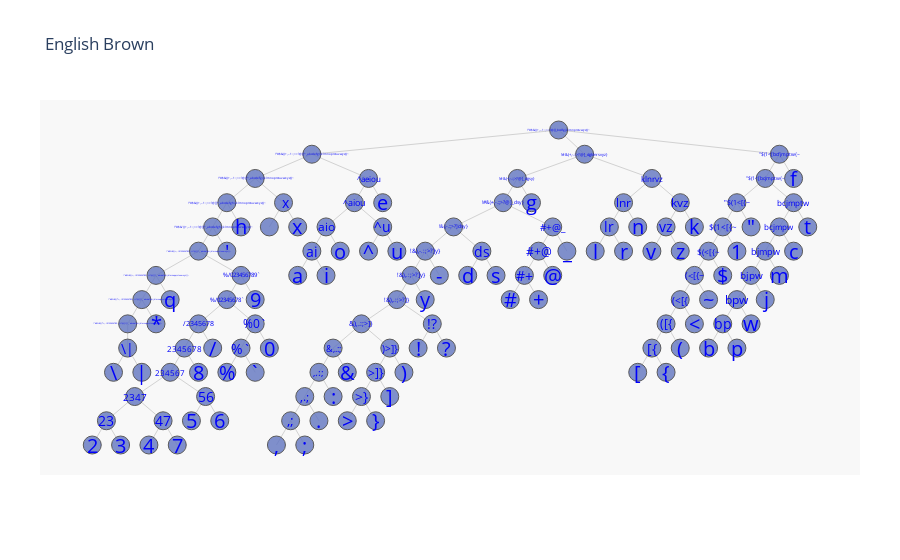

Source (notebook cell):
### Code cell
nodes, edges = dict2graph(dicastree)
igraph_draw(nodes,edges,'English Brown')

### Figure 1 — Plotly figure (JSON) as saved in the notebook; plotly's stock layout.template omitted (floating-point values rounded to 4 significant figures; data arrays with more than 128 entries replaced by an {"elided": "..."} marker saying what was removed)
{"data": [{"hoverinfo": "none", "line": {"color": "rgb(210,210,210)", "width": 1}, "mode": "lines", "type": "scatter", "x": {"elided": "402 float values"}, "y": {"elided": "402 int values"}}, {"hoverinfo": "text", "marker": {"color": "#6175c1", "line": {"color": "rgb(50,50,50)", "width": 1}, "size": 18, "symbol": "circle"}, "mode": "markers", "name": "bla", "opacity": 0.8, "text": {"elided": "135 str values"}, "type": "scatter", "x": {"elided": "135 float values"}, "y": {"elided": "135 int values"}}], "layout": {"annotations": [{"font": {"color": "rgb(0,0,250)", "size": 2}, "showarrow": false, "text": " !\"#$%&'()*+,-./0123456789:;<>?@[\\]^_`abcdefghijklmnopqrstuvwxyz{|}~", "x": -15.21, "xref": "x", "y": 18, "yref": "y"}, {"font": {"color": "rgb(0,0,250)", "size": 2}, "showarrow": false, "text": " !\"#$%&'()*+,-./0123456789:;<>?@[]^_`abcdefghijklmnopqrstuvwxyz{}~", "x": -14.71, "xref": "x", "y": 19, "yref": "y"}, {"font": {"color": "rgb(0,0,250)", "size": 2}, "showarrow": false, "text": " !\"#$%&'()+,-./0123456789:;<>?@[]^_`abcdefghijklmnopqrstuvwxyz{}~", "x": -14.21, "xref": "x", "y": 20, "yref": "y"}, {"font": {"color": "rgb(0,0,250)", "size": 2}, "showarrow": false, "text": " !\"#$%&'()+,-./0123456789:;<>?@[]^_`abcdefghijklmnoprstuvwxyz{}~", "x": -12.71, "xref": "x", "y": 21, "yref": "y"}, {"font": {"color": "rgb(0,0,250)", "size": 3}, "showarrow": false, "text": " !\"#$&'()+,-.1:;<>?@[]^_abcdefghijklmnoprstuvwxyz{}~", "x": -12.21, "xref": "x", "y": 22, "yref": "y"}, {"font": {"color": "rgb(0,0,250)", "size": 3}, "showarrow": false, "text": " !\"#$&()+,-.1:;<>?@[]^_abcdefghijklmnoprstuvwxyz{}~", "x": -11.71, "xref": "x", "y": 23, "yref": "y"}, {"font": {"color": "rgb(0,0,250)", "size": 3}, "showarrow": false, "text": " !\"#$&()+,-.1:;<>?@[]^_abcdefgijklmnoprstuvwxyz{}~", "x": -10.71, "xref": "x", "y": 24, "yref": "y"}, {"font": {"color": "rgb(0,0,250)", "size": 3}, "showarrow": false, "text": "!\"#$&()+,-.1:;<>?@[]^_abcdefgijklmnoprstuvwyz{}~", "x": -8.708, "xref": "x", "y": 25, "yref": "y"}, {"font": {"color": "rgb(0,0,250)", "size": 3}, "showarrow": false, "text": "!\"#$&()+,-.1:;<>?@[]_bcdfgjklmnprstvwyz{}~", "x": 0, "xref": "x", "y": 26, "yref": "y"}, {"font": {"color": "rgb(0,0,250)", "size": 4}, "showarrow": false, "text": "!#&)+,-.:;>?@]_dgklnrsvyz}", "x": 0.9167, "xref": "x", "y": 25, "yref": "y"}, {"font": {"color": "rgb(0,0,250)", "size": 4}, "showarrow": false, "text": "!#&)+,-.:;>?@]_dgsy}", "x": -1.458, "xref": "x", "y": 24, "yref": "y"}, {"font": {"color": "rgb(0,0,250)", "size": 5}, "showarrow": false, "text": "!#&)+,-.:;>?@]_dsy}", "x": -1.958, "xref": "x", "y": 23, "yref": "y"}, {"font": {"color": "rgb(0,0,250)", "size": 5}, "showarrow": false, "text": "\"$(1<[bcfjmptw{~", "x": 7.792, "xref": "x", "y": 25, "yref": "y"}, {"font": {"color": "rgb(0,0,250)", "size": 5}, "showarrow": false, "text": "!&),-.:;>?]dsy}", "x": -3.708, "xref": "x", "y": 22, "yref": "y"}, {"font": {"color": "rgb(0,0,250)", "size": 5}, "showarrow": false, "text": "\"$(1<[bcjmptw{~", "x": 7.292, "xref": "x", "y": 24, "yref": "y"}, {"font": {"color": "rgb(0,0,250)", "size": 6}, "showarrow": false, "text": "!&),-.:;>?]y}", "x": -4.708, "xref": "x", "y": 21, "yref": "y"}, {"font": {"color": "rgb(0,0,250)", "size": 6}, "showarrow": false, "text": "!&),.:;>?]y}", "x": -5.208, "xref": "x", "y": 20, "yref": "y"}, {"font": {"color": "rgb(0,0,250)", "size": 6}, "showarrow": false, "text": "%/023456789`", "x": -11.21, "xref": "x", "y": 20, "yref": "y"}, {"font": {"color": "rgb(0,0,250)", "size": 6}, "showarrow": false, "text": "!&),.:;>?]}", "x": -5.708, "xref": "x", "y": 19, "yref": "y"}, {"font": {"color": "rgb(0,0,250)", "size": 6}, "showarrow": false, "text": "%/02345678`", "x": -11.71, "xref": "x", "y": 19, "yref": "y"}, {"font": {"color": "rgb(0,0,250)", "size": 7}, "showarrow": false, "text": "&),.:;>]}", "x": -6.958, "xref": "x", "y": 18, "yref": "y"}, {"font": {"color": "rgb(0,0,250)", "size": 7}, "showarrow": false, "text": "\"$(1<[{~", "x": 6.292, "xref": "x", "y": 23, "yref": "y"}, {"font": {"color": "rgb(0,0,250)", "size": 7}, "showarrow": false, "text": "/2345678", "x": -12.71, "xref": "x", "y": 18, "yref": "y"}, {"font": {"color": "rgb(0,0,250)", "size": 8}, "showarrow": false, "text": "$(1<[{~", "x": 5.792, "xref": "x", "y": 22, "yref": "y"}, {"font": {"color": "rgb(0,0,250)", "size": 8}, "showarrow": false, "text": "bcjmptw", "x": 8.292, "xref": "x", "y": 23, "yref": "y"}, {"font": {"color": "rgb(0,0,250)", "size": 8}, "showarrow": false, "text": "2345678", "x": -13.21, "xref": "x", "y": 17, "yref": "y"}, {"font": {"color": "rgb(0,0,250)", "size": 8}, "showarrow": false, "text": "$(<[{~", "x": 5.292, "xref": "x", "y": 21, "yref": "y"}, {"font": {"color": "rgb(0,0,250)", "size": 8}, "showarrow": false, "text": "bcjmpw", "x": 7.792, "xref": "x", "y": 22, "yref": "y"}, {"font": {"color": "rgb(0,0,250)", "size": 8}, "showarrow": false, "text": "234567", "x": -13.71, "xref": "x", "y": 16, "yref": "y"}, {"font": {"color": "rgb(0,0,250)", "size": 8}, "showarrow": false, "text": "klnrvz", "x": 3.292, "xref": "x", "y": 24, "yref": "y"}, {"font": {"color": "rgb(0,0,250)", "size": 8}, "showarrow": false, "text": "^aeiou", "x": -6.708, "xref": "x", "y": 24, "yref": "y"}, {"font": {"color": "rgb(0,0,250)", "size": 9}, "showarrow": false, "text": "(<[{~", "x": 4.792, "xref": "x", "y": 20, "yref": "y"}, {"font": {"color": "rgb(0,0,250)", "size": 9}, "showarrow": false, "text": "&,.:;", "x": -7.958, "xref": "x", "y": 17, "yref": "y"}, {"font": {"color": "rgb(0,0,250)", "size": 9}, "showarrow": false, "text": "bjmpw", "x": 7.292, "xref": "x", "y": 21, "yref": "y"}, {"font": {"color": "rgb(0,0,250)", "size": 9}, "showarrow": false, "text": "^aiou", "x": -7.208, "xref": "x", "y": 23, "yref": "y"}, {"font": {"color": "rgb(0,0,250)", "size": 10}, "showarrow": false, "text": ",.:;", "x": -8.458, "xref": "x", "y": 16, "yref": "y"}, {"font": {"color": "rgb(0,0,250)", "size": 10}, "showarrow": false, "text": "(<[{", "x": 4.292, "xref": "x", "y": 19, "yref": "y"}, {"font": {"color": "rgb(0,0,250)", "size": 10}, "showarrow": false, "text": ")>]}", "x": -5.958, "xref": "x", "y": 17, "yref": "y"}, {"font": {"color": "rgb(0,0,250)", "size": 10}, "showarrow": false, "text": "2347", "x": -14.96, "xref": "x", "y": 15, "yref": "y"}, {"font": {"color": "rgb(0,0,250)", "size": 10}, "showarrow": false, "text": "#+@_", "x": -0.2083, "xref": "x", "y": 22, "yref": "y"}, {"font": {"color": "rgb(0,0,250)", "size": 10}, "showarrow": false, "text": "bjpw", "x": 6.792, "xref": "x", "y": 20, "yref": "y"}, {"font": {"color": "rgb(0,0,250)", "size": 12}, "showarrow": false, "text": ",.;", "x": -8.958, "xref": "x", "y": 15, "yref": "y"}, {"font": {"color": "rgb(0,0,250)", "size": 12}, "showarrow": false, "text": "([{", "x": 3.792, "xref": "x", "y": 18, "yref": "y"}, {"font": {"color": "rgb(0,0,250)", "size": 12}, "showarrow": false, "text": ">]}", "x": -6.458, "xref": "x", "y": 16, "yref": "y"}, {"font": {"color": "rgb(0,0,250)", "size": 12}, "showarrow": false, "text": "#+@", "x": -0.7083, "xref": "x", "y": 21, "yref": "y"}, {"font": {"color": "rgb(0,0,250)", "size": 12}, "showarrow": false, "text": "bpw", "x": 6.292, "xref": "x", "y": 19, "yref": "y"}, {"font": {"color": "rgb(0,0,250)", "size": 12}, "showarrow": false, "text": "aio", "x": -8.208, "xref": "x", "y": 22, "yref": "y"}, {"font": {"color": "rgb(0,0,250)", "size": 12}, "showarrow": false, "text": "%0`", "x": -10.71, "xref": "x", "y": 18, "yref": "y"}, {"font": {"color": "rgb(0,0,250)", "size": 12}, "showarrow": false, "text": "lnr", "x": 2.292, "xref": "x", "y": 23, "yref": "y"}, {"font": {"color": "rgb(0,0,250)", "size": 12}, "showarrow": false, "text": "kvz", "x": 4.292, "xref": "x", "y": 23, "yref": "y"}, {"font": {"color": "rgb(0,0,250)", "size": 14}, "showarrow": false, "text": ",;", "x": -9.458, "xref": "x", "y": 14, "yref": "y"}, {"font": {"color": "rgb(0,0,250)", "size": 14}, "showarrow": false, "text": "!?", "x": -4.458, "xref": "x", "y": 18, "yref": "y"}, {"font": {"color": "rgb(0,0,250)", "size": 14}, "showarrow": false, "text": "[{", "x": 3.292, "xref": "x", "y": 17, "yref": "y"}, {"font": {"color": "rgb(0,0,250)", "size": 14}, "showarrow": false, "text": ">}", "x": -6.958, "xref": "x", "y": 15, "yref": "y"}, {"font": {"color": "rgb(0,0,250)", "size": 14}, "showarrow": false, "text": "23", "x": -15.96, "xref": "x", "y": 14, "yref": "y"}, {"font": {"color": "rgb(0,0,250)", "size": 14}, "showarrow": false, "text": "#+", "x": -1.208, "xref": "x", "y": 20, "yref": "y"}, {"font": {"color": "rgb(0,0,250)", "size": 14}, "showarrow": false, "text": "47", "x": -13.96, "xref": "x", "y": 14, "yref": "y"}, {"font": {"color": "rgb(0,0,250)", "size": 14}, "showarrow": false, "text": "56", "x": -12.46, "xref": "x", "y": 15, "yref": "y"}, {"font": {"color": "rgb(0,0,250)", "size": 14}, "showarrow": false, "text": "bp", "x": 5.792, "xref": "x", "y": 18, "yref": "y"}, {"font": {"color": "rgb(0,0,250)", "size": 14}, "showarrow": false, "text": "ai", "x": -8.708, "xref": "x", "y": 21, "yref": "y"}, {"font": {"color": "rgb(0,0,250)", "size": 14}, "showarrow": false, "text": "ds", "x": -2.708, "xref": "x", "y": 21, "yref": "y"}, {"font": {"color": "rgb(0,0,250)", "size": 14}, "showarrow": false, "text": "%`", "x": -11.21, "xref": "x", "y": 17, "yref": "y"}, {"font": {"color": "rgb(0,0,250)", "size": 14}, "showarrow": false, "text": "lr", "x": 1.792, "xref": "x", "y": 22, "yref": "y"}, {"font": {"color": "rgb(0,0,250)", "size": 14}, "showarrow": false, "text": "vz", "x": 3.792, "xref": "x", "y": 22, "yref": "y"}, {"font": {"color": "rgb(0,0,250)", "size": 14}, "showarrow": false, "text": "\\|", "x": -15.21, "xref": "x", "y": 17, "yref": "y"}, {"font": {"color": "rgb(0,0,250)", "size": 14}, "showarrow": false, "text": "^u", "x": -6.208, "xref": "x", "y": 22, "yref": "y"}, {"font": {"color": "rgb(0,0,250)", "size": 14}, "showarrow": false, "text": " x", "x": -9.708, "xref": "x", "y": 23, "yref": "y"}, {"font": {"color": "rgb(0,0,250)", "size": 20}, "showarrow": false, "text": ",", "x": -9.958, "xref": "x", "y": 13, "yref": "y"}, {"font": {"color": "rgb(0,0,250)", "size": 20}, "showarrow": false, "text": ";", "x": -8.958, "xref": "x", "y": 13, "yref": "y"}, {"font": {"color": "rgb(0,0,250)", "size": 20}, "showarrow": false, "text": ".", "x": -8.458, "xref": "x", "y": 14, "yref": "y"}, {"font": {"color": "rgb(0,0,250)", "size": 20}, "showarrow": false, "text": "!", "x": -4.958, "xref": "x", "y": 17, "yref": "y"}, {"font": {"color": "rgb(0,0,250)", "size": 20}, "showarrow": false, "text": "?", "x": -3.958, "xref": "x", "y": 17, "yref": "y"}, {"font": {"color": "rgb(0,0,250)", "size": 20}, "showarrow": false, "text": "[", "x": 2.792, "xref": "x", "y": 16, "yref": "y"}, {"font": {"color": "rgb(0,0,250)", "size": 20}, "showarrow": false, "text": "{", "x": 3.792, "xref": "x", "y": 16, "yref": "y"}, {"font": {"color": "rgb(0,0,250)", "size": 20}, "showarrow": false, "text": ">", "x": -7.458, "xref": "x", "y": 14, "yref": "y"}, {"font": {"color": "rgb(0,0,250)", "size": 20}, "showarrow": false, "text": "}", "x": -6.458, "xref": "x", "y": 14, "yref": "y"}, {"font": {"color": "rgb(0,0,250)", "size": 20}, "showarrow": false, "text": "(", "x": 4.292, "xref": "x", "y": 17, "yref": "y"}, {"font": {"color": "rgb(0,0,250)", "size": 20}, "showarrow": false, "text": ":", "x": -7.958, "xref": "x", "y": 15, "yref": "y"}, {"font": {"color": "rgb(0,0,250)", "size": 20}, "showarrow": false, "text": "2", "x": -16.46, "xref": "x", "y": 13, "yref": "y"}, {"font": {"color": "rgb(0,0,250)", "size": 20}, "showarrow": false, "text": "3", "x": -15.46, "xref": "x", "y": 13, "yref": "y"}, {"font": {"color": "rgb(0,0,250)", "size": 20}, "showarrow": false, "text": "<", "x": 4.792, "xref": "x", "y": 18, "yref": "y"}, {"font": {"color": "rgb(0,0,250)", "size": 20}, "showarrow": false, "text": "]", "x": -5.958, "xref": "x", "y": 15, "yref": "y"}, {"font": {"color": "rgb(0,0,250)", "size": 20}, "showarrow": false, "text": ")", "x": -5.458, "xref": "x", "y": 16, "yref": "y"}, {"font": {"color": "rgb(0,0,250)", "size": 20}, "showarrow": false, "text": "~", "x": 5.292, "xref": "x", "y": 19, "yref": "y"}, {"font": {"color": "rgb(0,0,250)", "size": 20}, "showarrow": false, "text": "#", "x": -1.708, "xref": "x", "y": 19, "yref": "y"}, {"font": {"color": "rgb(0,0,250)", "size": 20}, "showarrow": false, "text": "+", "x": -0.7083, "xref": "x", "y": 19, "yref": "y"}, {"font": {"color": "rgb(0,0,250)", "size": 20}, "showarrow": false, "text": "&", "x": -7.458, "xref": "x", "y": 16, "yref": "y"}, {"font": {"color": "rgb(0,0,250)", "size": 20}, "showarrow": false, "text": "4", "x": -14.46, "xref": "x", "y": 13, "yref": "y"}, {"font": {"color": "rgb(0,0,250)", "size": 20}, "showarrow": false, "text": "7", "x": -13.46, "xref": "x", "y": 13, "yref": "y"}, {"font": {"color": "rgb(0,0,250)", "size": 20}, "showarrow": false, "text": "@", "x": -0.2083, "xref": "x", "y": 20, "yref": "y"}, {"font": {"color": "rgb(0,0,250)", "size": 20}, "showarrow": false, "text": "5", "x": -12.96, "xref": "x", "y": 14, "yref": "y"}, {"font": {"color": "rgb(0,0,250)", "size": 20}, "showarrow": false, "text": "6", "x": -11.96, "xref": "x", "y": 14, "yref": "y"}, {"font": {"color": "rgb(0,0,250)", "size": 20}, "showarrow": false, "text": "_", "x": 0.2917, "xref": "x", "y": 21, "yref": "y"}, {"font": {"color": "rgb(0,0,250)", "size": 20}, "showarrow": false, "text": "b", "x": 5.292, "xref": "x", "y": 17, "yref": "y"}, {"font": {"color": "rgb(0,0,250)", "size": 20}, "showarrow": false, "text": "p", "x": 6.292, "xref": "x", "y": 17, "yref": "y"}, {"font": {"color": "rgb(0,0,250)", "size": 20}, "showarrow": false, "text": "$", "x": 5.792, "xref": "x", "y": 20, "yref": "y"}, {"font": {"color": "rgb(0,0,250)", "size": 20}, "showarrow": false, "text": "y", "x": -4.708, "xref": "x", "y": 19, "yref": "y"}, {"font": {"color": "rgb(0,0,250)", "size": 20}, "showarrow": false, "text": "w", "x": 6.792, "xref": "x", "y": 18, "yref": "y"}, {"font": {"color": "rgb(0,0,250)", "size": 20}, "showarrow": false, "text": "j", "x": 7.292, "xref": "x", "y": 19, "yref": "y"}, {"font": {"color": "rgb(0,0,250)", "size": 20}, "showarrow": false, "text": "m", "x": 7.792, "xref": "x", "y": 20, "yref": "y"}, {"font": {"color": "rgb(0,0,250)", "size": 20}, "showarrow": false, "text": "a", "x": -9.208, "xref": "x", "y": 20, "yref": "y"}, {"font": {"color": "rgb(0,0,250)", "size": 20}, "showarrow": false, "text": "i", "x": -8.208, "xref": "x", "y": 20, "yref": "y"}, {"font": {"color": "rgb(0,0,250)", "size": 20}, "showarrow": false, "text": "d", "x": -3.208, "xref": "x", "y": 20, "yref": "y"}, {"font": {"color": "rgb(0,0,250)", "size": 20}, "showarrow": false, "text": "s", "x": -2.208, "xref": "x", "y": 20, "yref": "y"}, {"font": {"color": "rgb(0,0,250)", "size": 20}, "showarrow": false, "text": "c", "x": 8.292, "xref": "x", "y": 21, "yref": "y"}, {"font": {"color": "rgb(0,0,250)", "size": 20}, "showarrow": false, "text": "1", "x": 6.292, "xref": "x", "y": 21, "yref": "y"}, {"font": {"color": "rgb(0,0,250)", "size": 20}, "showarrow": false, "text": "\"", "x": 6.792, "xref": "x", "y": 22, "yref": "y"}, {"font": {"color": "rgb(0,0,250)", "size": 20}, "showarrow": false, "text": "%", "x": -11.71, "xref": "x", "y": 16, "yref": "y"}, {"font": {"color": "rgb(0,0,250)", "size": 20}, "showarrow": false, "text": "`", "x": -10.71, "xref": "x", "y": 16, "yref": "y"}, {"font": {"color": "rgb(0,0,250)", "size": 20}, "showarrow": false, "text": "-", "x": -4.208, "xref": "x", "y": 20, "yref": "y"}, {"font": {"color": "rgb(0,0,250)", "size": 20}, "showarrow": false, "text": "o", "x": -7.708, "xref": "x", "y": 21, "yref": "y"}, {"font": {"color": "rgb(0,0,250)", "size": 20}, "showarrow": false, "text": "t", "x": 8.792, "xref": "x", "y": 22, "yref": "y"}, {"font": {"color": "rgb(0,0,250)", "size": 20}, "showarrow": false, "text": "8", "x": -12.71, "xref": "x", "y": 16, "yref": "y"}, {"font": {"color": "rgb(0,0,250)", "size": 20}, "showarrow": false, "text": "l", "x": 1.292, "xref": "x", "y": 21, "yref": "y"}, {"font": {"color": "rgb(0,0,250)", "size": 20}, "showarrow": false, "text": "r", "x": 2.292, "xref": "x", "y": 21, "yref": "y"}, {"font": {"color": "rgb(0,0,250)", "size": 20}, "showarrow": false, "text": "v", "x": 3.292, "xref": "x", "y": 21, "yref": "y"}, {"font": {"color": "rgb(0,0,250)", "size": 20}, "showarrow": false, "text": "z", "x": 4.292, "xref": "x", "y": 21, "yref": "y"}, {"font": {"color": "rgb(0,0,250)", "size": 20}, "showarrow": false, "text": "0", "x": -10.21, "xref": "x", "y": 17, "yref": "y"}, {"font": {"color": "rgb(0,0,250)", "size": 20}, "showarrow": false, "text": "n", "x": 2.792, "xref": "x", "y": 22, "yref": "y"}, {"font": {"color": "rgb(0,0,250)", "size": 20}, "showarrow": false, "text": "k", "x": 4.792, "xref": "x", "y": 22, "yref": "y"}, {"font": {"color": "rgb(0,0,250)", "size": 20}, "showarrow": false, "text": "g", "x": -0.9583, "xref": "x", "y": 23, "yref": "y"}, {"font": {"color": "rgb(0,0,250)", "size": 20}, "showarrow": false, "text": "f", "x": 8.292, "xref": "x", "y": 24, "yref": "y"}, {"font": {"color": "rgb(0,0,250)", "size": 20}, "showarrow": false, "text": "\\", "x": -15.71, "xref": "x", "y": 16, "yref": "y"}, {"font": {"color": "rgb(0,0,250)", "size": 20}, "showarrow": false, "text": "|", "x": -14.71, "xref": "x", "y": 16, "yref": "y"}, {"font": {"color": "rgb(0,0,250)", "size": 20}, "showarrow": false, "text": "^", "x": -6.708, "xref": "x", "y": 21, "yref": "y"}, {"font": {"color": "rgb(0,0,250)", "size": 20}, "showarrow": false, "text": "u", "x": -5.708, "xref": "x", "y": 21, "yref": "y"}, {"font": {"color": "rgb(0,0,250)", "size": 20}, "showarrow": false, "text": "/", "x": -12.21, "xref": "x", "y": 17, "yref": "y"}, {"font": {"color": "rgb(0,0,250)", "size": 20}, "showarrow": false, "text": "e", "x": -6.208, "xref": "x", "y": 23, "yref": "y"}, {"font": {"color": "rgb(0,0,250)", "size": 20}, "showarrow": false, "text": " ", "x": -10.21, "xref": "x", "y": 22, "yref": "y"}, {"font": {"color": "rgb(0,0,250)", "size": 20}, "showarrow": false, "text": "x", "x": -9.208, "xref": "x", "y": 22, "yref": "y"}, {"font": {"color": "rgb(0,0,250)", "size": 20}, "showarrow": false, "text": "h", "x": -11.21, "xref": "x", "y": 22, "yref": "y"}, {"font": {"color": "rgb(0,0,250)", "size": 20}, "showarrow": false, "text": "9", "x": -10.71, "xref": "x", "y": 19, "yref": "y"}, {"font": {"color": "rgb(0,0,250)", "size": 20}, "showarrow": false, "text": "'", "x": -11.71, "xref": "x", "y": 21, "yref": "y"}, {"font": {"color": "rgb(0,0,250)", "size": 20}, "showarrow": false, "text": "q", "x": -13.71, "xref": "x", "y": 19, "yref": "y"}, {"font": {"color": "rgb(0,0,250)", "size": 20}, "showarrow": false, "text": "*", "x": -14.21, "xref": "x", "y": 18, "yref": "y"}], "font": {"size": 12}, "hovermode": "closest", "margin": {"b": 85, "l": 40, "r": 40, "t": 100}, "plot_bgcolor": "rgb(248,248,248)", "showlegend": false, "title": {"text": "English Brown"}, "xaxis": {"showgrid": false, "showline": false, "showticklabels": false, "zeroline": false}, "yaxis": {"showgrid": false, "showline": false, "showticklabels": false, "zeroline": false}}}
